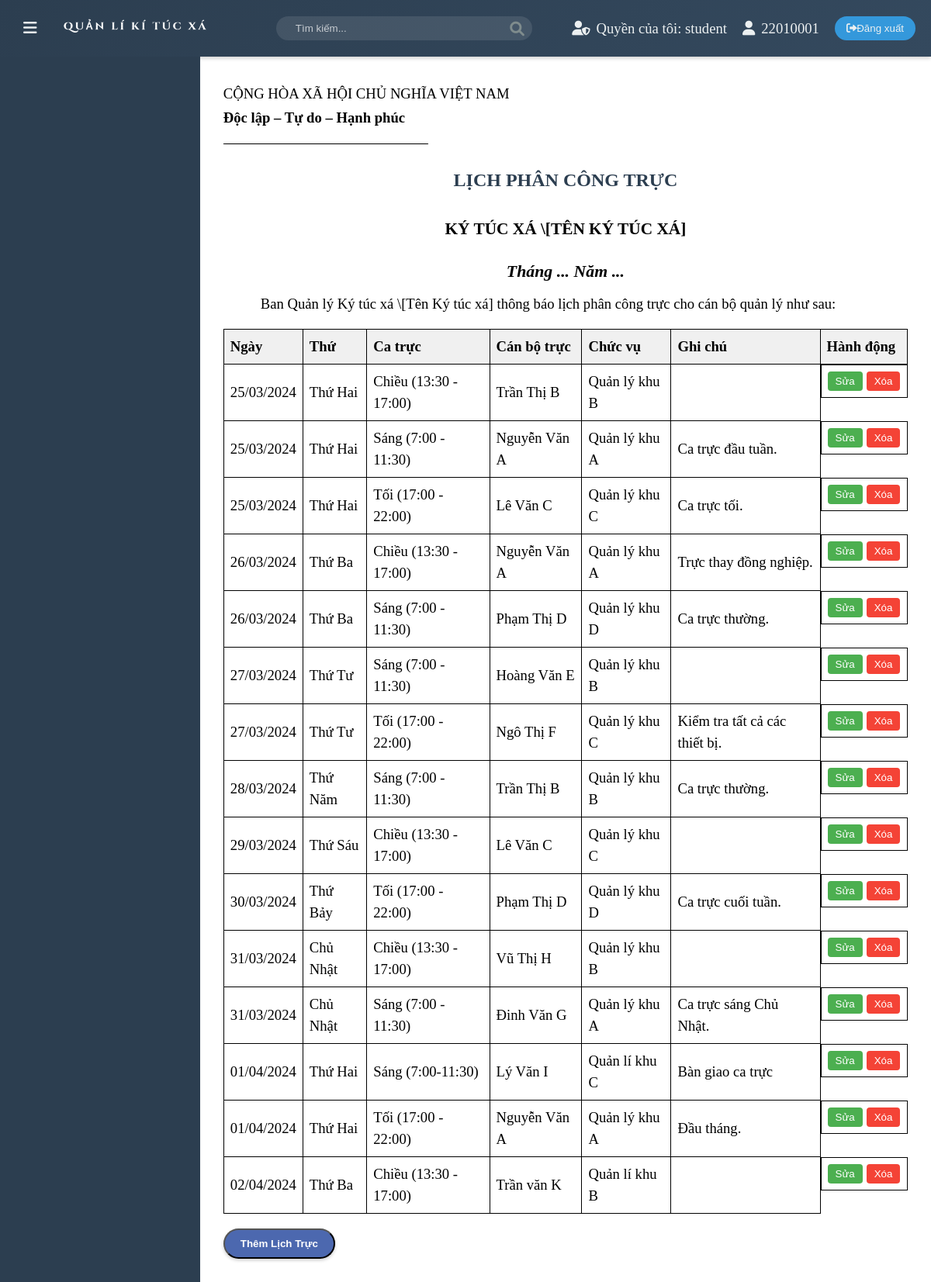
The page /php/admin/main.php (signed in) on the database its author committed.
### tables this page shows
CREATE TABLE IF NOT EXISTS duty_schedule (
    id INT PRIMARY KEY AUTO_INCREMENT,
    duty_date DATE NOT NULL,   
    duty_day VARCHAR(20),      
    shift VARCHAR(50) NOT NULL,      
    staff_name VARCHAR(255) NOT NULL,  
    position VARCHAR(255),           
    note TEXT,                      
    created_at TIMESTAMP DEFAULT CURRENT_TIMESTAMP,
    updated_at TIMESTAMP DEFAULT CURRENT_TIMESTAMP ON UPDATE CURRENT_TIMESTAMP
);

### php/admin/management_schedule.php (the view, shortened to what this page needs)
<?php
include '../config/db_connect.php';
$sql = "SELECT * FROM duty_schedule ORDER BY duty_date, shift";
$result = $conn->query($sql);
$schedules = [];
if ($result && $result->num_rows > 0) {
    while ($row = $result->fetch_assoc()) {
        $schedules[] = $row;
    }
}
?>
<div class="header">
    <p>CỘNG HÒA XÃ HỘI CHỦ NGHĨA VIỆT NAM</p>
    <p class="doc-lap">Độc lập – Tự do – Hạnh phúc</p>
    <hr width="30%">
</div>
<h1>LỊCH PHÂN CÔNG TRỰC</h1>
<h2>KÝ TÚC XÁ \[TÊN KÝ TÚC XÁ]</h2>
<h3 class="title-time">Tháng ... Năm ...</h3>
<p>Ban Quản lý Ký túc xá \[Tên Ký túc xá] thông báo lịch phân công trực cho cán bộ quản lý như sau:</p>
<table>
    <thead>
        <tr>
            <th>Ngày</th>
            <th>Thứ</th>
            <th>Ca trực</th>
            <th>Cán bộ trực</th>
            <th>Chức vụ</th>
            <th>Ghi chú</th>
            <th>Hành động</th>
        </tr>
    </thead>
    <tbody>
        <?php foreach ($schedules as $schedule):
        $days_vn = [
            'Monday' => 'Thứ Hai',
            'Tuesday' => 'Thứ Ba',
            'Wednesday' => 'Thứ Tư',
            'Thursday' => 'Thứ Năm',
            'Friday' => 'Thứ Sáu',
            'Saturday' => 'Thứ Bảy',
            'Sunday' => 'Chủ Nhật'
        ];
        $display_day = $days_vn[$schedule['duty_day']] ?? $schedule['duty_day'];
        ?>
        <tr id="row-<?php echo $schedule['id']; ?>">
            <td><?php echo htmlspecialchars(date('d/m/Y', strtotime($schedule['duty_date']))); ?></td>
            <td><?php echo htmlspecialchars($display_day); ?></td>
            <td><?php echo htmlspecialchars($schedule['shift']); ?></td>
            <td><?php echo htmlspecialchars($schedule['staff_name']); ?></td>
            <td><?php echo htmlspecialchars($schedule['position']); ?></td>
            <td><?php echo htmlspecialchars($schedule['note']); ?></td>
            <td class="action-buttons">
                <button class="edit-button" onclick="openEditModal(<?php echo $schedule['id']; ?>, '<?php echo htmlspecialchars(date('Y-m-d', strtotime($schedule['duty_date']))); ?>', '<?php echo htmlspecialchars($schedule['shift']); ?>', '<?php echo htmlspecialchars($schedule['staff_name']); ?>', '<?php echo htmlspecialchars($schedule['position']); ?>', '<?php echo htmlspecialchars($schedule['note']); ?>')">Sửa</button>
                <button class="delete-button" onclick="confirmDelete(<?php echo $schedule['id']; ?>)">Xóa</button>
            </td>
        </tr>
        <?php endforeach; ?>
    </tbody>
</table>
<button class="read-button" onclick="openAddModal()">Thêm Lịch Trực</button>

### assets/css/main.css (style rules this page uses)
:root { --primary-color: #2c3e50; --secondary-color: #34495e; --accent-color: #3498db; --text-color: #ecf0f1; --hover-color: #2980b9; --transition-speed: 0.3s; }
body { font-family: 'Segoe UI', Tahoma, Geneva, Verdana, sans-serif; margin: 0; padding: 0; background-color: #f5f6fa; }
.content h1 { color: var(--primary-color); margin-bottom: 30px; text-align: center; }

### assets/css/management_schedule.css (style rules this page uses)
body { font-family: "Times New Roman", Times, serif; font-size: 14pt; line-height: 1.5; color: #000; background-color: #fff; }
h1, h2, h3 { font-family: "Times New Roman", Times, serif; font-weight: bold; margin-top: 1em; margin-bottom: 0.5em; text-align: center; }
h1 { font-size: 18pt; }
h2 { font-size: 16pt; }
p { margin-top: 0.5em; margin-bottom: 0.5em; text-align: justify; text-indent: 1.27cm; }
table { width: 100%; border-collapse: collapse; margin-top: 1em; margin-bottom: 1em; }
th, td { border: 1px solid #000; padding: 8px; text-align: left; }
th { background-color: #f0f0f0; font-weight: bold; }
.read-button { display: inline-block; padding: 10px 20px; background-color:rgb(76, 104, 175); color: white; text-decoration: none; border-radius: 27px; font-weight: bold; transition: background-color 0.3s ease; box-shadow: 0 2px 4px rgba(0, 0, 0, 0.2); cursor: pointer; }
hr { border: none; border-top: 1px solid black; margin: 1em 0; }
.header { text-align: center; margin-bottom: 1.5em; }
.header p { margin: 0.2em 0; text-indent: 0; }
.header .doc-lap { font-weight: bold; }
.title-time { font-style: italic; text-align: center; }
.action-buttons { display: flex; gap: 5px; }
.edit-button, .delete-button { padding: 5px 10px; border: none; border-radius: 4px; cursor: pointer; }
.edit-button { background-color: #4CAF50; color: white; }
.delete-button { background-color: #f44336; color: white; }

### rows shown on the page
duty_schedule: duty_date "25/03/2024", duty_day "Thứ Hai", shift "Chiều (13:30 - 17:00)", staff_name "Trần Thị B", position "Quản lý khu B"
duty_schedule: duty_date "25/03/2024", duty_day "Thứ Hai", shift "Sáng (7:00 - 11:30)", staff_name "Nguyễn Văn A", position "Quản lý khu A", note "Ca trực đầu tuần."
duty_schedule: duty_date "25/03/2024", duty_day "Thứ Hai", shift "Tối (17:00 - 22:00)", staff_name "Lê Văn C", position "Quản lý khu C", note "Ca trực tối."
duty_schedule: duty_date "26/03/2024", duty_day "Thứ Ba", shift "Chiều (13:30 - 17:00)", staff_name "Nguyễn Văn A", position "Quản lý khu A", note "Trực thay đồng nghiệp."
duty_schedule: duty_date "26/03/2024", duty_day "Thứ Ba", shift "Sáng (7:00 - 11:30)", staff_name "Phạm Thị D", position "Quản lý khu D", note "Ca trực thường."
duty_schedule: duty_date "27/03/2024", duty_day "Thứ Tư", shift "Sáng (7:00 - 11:30)", staff_name "Hoàng Văn E", position "Quản lý khu B"
duty_schedule: duty_date "27/03/2024", duty_day "Thứ Tư", shift "Tối (17:00 - 22:00)", staff_name "Ngô Thị F", position "Quản lý khu C", note "Kiểm tra tất cả các thiết bị."
duty_schedule: duty_date "28/03/2024", duty_day "Thứ Năm", shift "Sáng (7:00 - 11:30)", staff_name "Trần Thị B", position "Quản lý khu B", note "Ca trực thường."
duty_schedule: duty_date "29/03/2024", duty_day "Thứ Sáu", shift "Chiều (13:30 - 17:00)", staff_name "Lê Văn C", position "Quản lý khu C"
duty_schedule: duty_date "30/03/2024", duty_day "Thứ Bảy", shift "Tối (17:00 - 22:00)", staff_name "Phạm Thị D", position "Quản lý khu D", note "Ca trực cuối tuần."
duty_schedule: duty_date "31/03/2024", duty_day "Chủ Nhật", shift "Chiều (13:30 - 17:00)", staff_name "Vũ Thị H", position "Quản lý khu B"
duty_schedule: duty_date "31/03/2024", duty_day "Chủ Nhật", shift "Sáng (7:00 - 11:30)", staff_name "Đinh Văn G", position "Quản lý khu A", note "Ca trực sáng Chủ Nhật."
duty_schedule: duty_date "01/04/2024", duty_day "Thứ Hai", shift "Sáng (7:00-11:30)", staff_name "Lý Văn I", position "Quản lí khu C", note "Bàn giao ca trực"
duty_schedule: duty_date "01/04/2024", duty_day "Thứ Hai", shift "Tối (17:00 - 22:00)", staff_name "Nguyễn Văn A", position "Quản lý khu A", note "Đầu tháng."
duty_schedule: duty_date "02/04/2024", duty_day "Thứ Ba", shift "Chiều (13:30 - 17:00)", staff_name "Trần văn K", position "Quản lí khu B"

### other values the page prints
$role "student"
$username "22010001"
